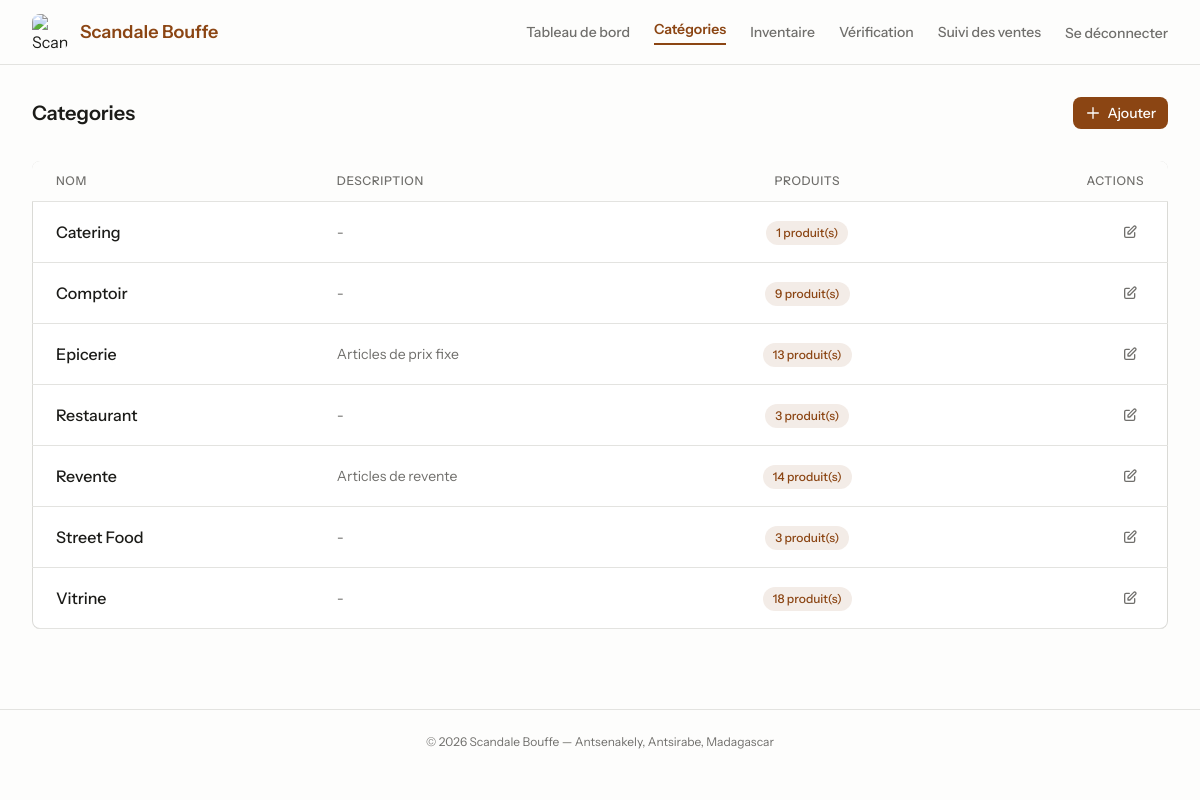
Page /categories (signed in) on the committed database.
### tables this page shows
CREATE TABLE `categories` (
  `id` bigint(20) UNSIGNED NOT NULL,
  `name` varchar(255) NOT NULL,
  `description` varchar(255) DEFAULT NULL,
  `created_at` timestamp NULL DEFAULT NULL,
  `updated_at` timestamp NULL DEFAULT NULL
);

### config/db.php (called while the page is built, shortened)
<?php
$dbHost = 'localhost';
$dbName = 'scandale_bouffe';
$dbUser = 'root';
$dbPass = '';
function url(string $path = ''): string {
    $base = BASE_URL === '' ? '' : BASE_URL . '/';
    return $base . ltrim($path, '/');
}
try {
    $pdo = new PDO(
        "mysql:host={$dbHost};dbname={$dbName};charset=utf8mb4",
        $dbUser,
        $dbPass,
        [
            PDO::ATTR_ERRMODE => PDO::ERRMODE_EXCEPTION,
            PDO::ATTR_DEFAULT_FETCH_MODE => PDO::FETCH_ASSOC,
        ]
    );
} catch (PDOException $e) {
    error_log("Erreur de connexion PDO : " . $e->getMessage());
    die("Impossible de se connecter à la base de données. Veuillez réessayer plus tard.");
}
function fetchAllAssoc(string $sql, array $params = []): array {
    global $pdo;
    $stmt = $pdo->prepare($sql);
    $stmt->execute($params);
    return $stmt->fetchAll() ?: [];
}

### pages/admin/categories.php (the view, shortened to what this page needs)
<?php require __DIR__ . '/../layout.php'; ?>
<?php
$categories = fetchAllAssoc("
    SELECT c.*, COUNT(p.id) as product_count
    FROM categories c
    LEFT JOIN products p ON p.category_id = c.id AND p.active = 1
    GROUP BY c.id
    ORDER BY c.name ASC
");
?>
<div class="flex items-center justify-between mb-8">
    <h2 class="text-xl font-semibold leading-tight text-[#1b1b18] dark:text-[#FDFDFC]">Categories</h2>
    <a href="<?php echo url('categories/create'); ?>" class="inline-flex items-center gap-1.5 rounded-lg bg-[#8B4513] px-3 py-1.5 text-sm font-medium text-[#FDFDFC] hover:bg-[#A0522D] transition">
        <svg class="h-4 w-4" fill="none" stroke="currentColor" viewBox="0 0 24 24"><path stroke-linecap="round" stroke-linejoin="round" stroke-width="2" d="M12 4v16m8-8H4"/></svg>
        Ajouter
    </a>
</div>
<div class="overflow-hidden rounded-lg bg-white shadow-[inset_0px_0px_0px_1px_rgba(26,26,0,0.16)] dark:bg-[#161615]">
    <div class="overflow-x-auto">
        <table class="min-w-full divide-y divide-[#e3e3e0] dark:divide-[#3E3E3A]">
            <thead class="bg-[#FDFDFC] dark:bg-[#1a1a1a]">
                <tr>
                    <th class="px-6 py-3 text-left text-xs font-medium uppercase tracking-wider text-[#706f6c] dark:text-[#A1A09A]">Nom</th>
                    <th class="px-6 py-3 text-left text-xs font-medium uppercase tracking-wider text-[#706f6c] dark:text-[#A1A09A]">Description</th>
                    <th class="px-6 py-3 text-center text-xs font-medium uppercase tracking-wider text-[#706f6c] dark:text-[#A1A09A]">Produits</th>
                    <th class="px-6 py-3 text-right text-xs font-medium uppercase tracking-wider text-[#706f6c] dark:text-[#A1A09A]">Actions</th>
                </tr>
            </thead>
            <tbody class="divide-y divide-[#e3e3e0] dark:divide-[#3E3E3A]">
                <?php if (empty($categories)): ?>
                <tr>
                    <td colspan="4" class="px-6 py-12 text-center text-sm text-[#706f6c] dark:text-[#A1A09A]">Aucune categorie.</td>
                </tr>
                <?php else: ?>
                <?php foreach ($categories as $cat): ?>
                <tr class="transition hover:bg-[#FDFDFC] dark:hover:bg-[#1a1a1a]">
                    <td class="px-6 py-4 font-medium text-[#1b1b18] dark:text-[#FDFDFC]"><?php echo htmlspecialchars($cat['name']); ?></td>
                    <td class="px-6 py-4 text-sm text-[#706f6c] dark:text-[#A1A09A]"><?php echo htmlspecialchars($cat['description'] ?? '-'); ?></td>
                    <td class="px-6 py-4 text-center">
                        <span class="inline-flex items-center rounded-full bg-[#8B4513]/10 px-2.5 py-1 text-xs font-medium text-[#8B4513]"><?php echo (int)$cat['product_count']; ?> produit(s)</span>
                    </td>
                    <td class="px-6 py-4 text-right">
                        <div class="flex items-center justify-end gap-1">
                            <a href="<?php echo url('categories/edit?id=' . $cat['id']); ?>" class="p-1.5 rounded-lg text-[#706f6c] hover:text-[#8B4513] hover:bg-[#8B4513]/10 transition" title="Modifier">
                                <svg class="h-4 w-4" fill="none" stroke="currentColor" viewBox="0 0 24 24"><path stroke-linecap="round" stroke-linejoin="round" stroke-width="2" d="M11 5H6a2 2 0 00-2 2v11a2 2 0 002 2h11a2 2 0 002-2v-5m-1.414-9.414a2 2 0 112.828 2.828L11.828 15H9v-2.828l8.586-8.586z"/></svg>
                            </a>
                        </div>
                    </td>
                </tr>
                <?php endforeach; ?>
                <?php endif; ?>
            </tbody>
        </table>
    </div>
</div>
<?php require __DIR__ . '/../layout_footer.php'; ?>

### css/styles.css (style rules this page uses)
:root { --primary: #8B4513; --light-bg: #FDFDFC; --dark-bg: #0a0a0a; --text: #1b1b18; --muted: #706f6c; --accent-orange: #FF750F; --border-light: #e3e3e0; --transition-fast: 0.2s ease; }
table th, table td { border-bottom: 1px solid var(--border-light); }

### rows in the picture
categories: name "Catering", description "-", product_count "1"
categories: name "Comptoir", description "-", product_count "9"
categories: name "Epicerie", description "Articles de prix fixe", product_count "13"
categories: name "Restaurant", description "-", product_count "3"
categories: name "Revente", description "Articles de revente", product_count "14"
categories: name "Street Food", description "-", product_count "3"
categories: name "Vitrine", description "-", product_count "18"
